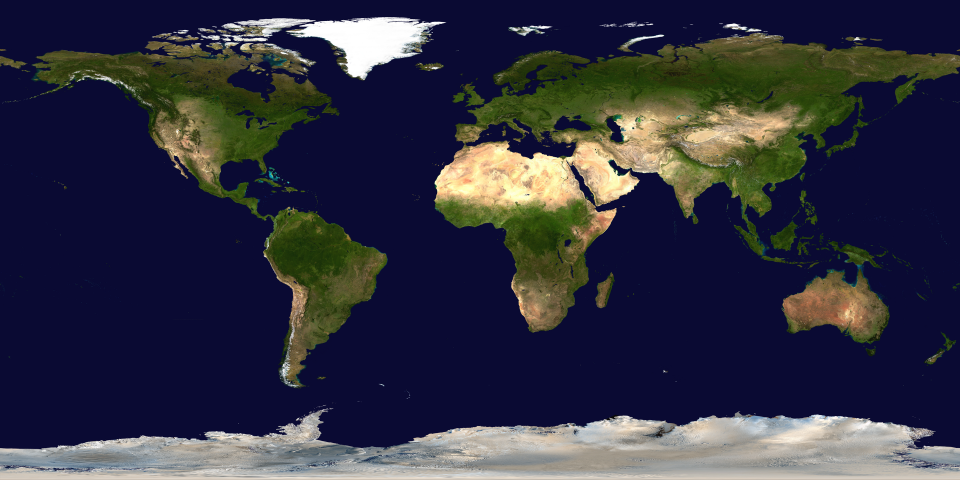
#> input picture python/map.png, 2880 x 1440 px (shown at 1/3 size)
$ python wip.py
#> lines starting #> are read from the running program, lines starting #| are printed output that depends on the picture
from PIL import Image


def crop_equirectangular_map(image_path, left_lon, right_lon, top_lat, bottom_lat, output_path, new_size=(320, 240)):
    """
    Crop an Equirectangular projection map based on provided lat/lon bounds and resize it to the new size.

    :param image_path: Path to the full Equirectangular map image.
    :param left_lon: The leftmost longitude for cropping.
    :param right_lon: The rightmost longitude for cropping.
    :param top_lat: The topmost latitude for cropping.
    :param bottom_lat: The bottommost latitude for cropping.
    :param output_path: Path where the cropped and resized image will be saved.
    :param new_size: The desired size for the cropped image, default is (320, 240).
    :return: None
    """
#> called with image_path = 'map.png', left_lon = -12.71, right_lon = 52.8, top_lat = 71.7, bottom_lat = 34.8, output_path = 'crop.png', new_size = (320, 240)

    # Load the full Equirectangular map
    img = Image.open(image_path)
#> img is the input picture: PIL image 2880x1440 RGB; mean R, G, B 49.4, 49.7, 65.4

    # Image dimensions
    img_width, img_height = img.size
#> img_width = 2880; img_height = 1440

    # Map longitude (-180 to 180) to the image width (0 to img_width)
    lon_width_ratio = img_width / 360.0
#> lon_width_ratio = 8

    # Map latitude (-90 to 90) to the image height (0 to img_height)
    lat_height_ratio = img_height / 180.0
#> lat_height_ratio = 8

    # Calculate the pixel bounds for cropping
    left = int((left_lon + 180) * lon_width_ratio)
#> left = 1338
    right = int((right_lon + 180) * lon_width_ratio)
#> right = 1862
    top = int((90 - top_lat) * lat_height_ratio)
#> top = 146
    bottom = int((90 - bottom_lat) * lat_height_ratio)
#> bottom = 441

    # Crop the image
    cropped_img = img.crop((left, top, right, bottom))
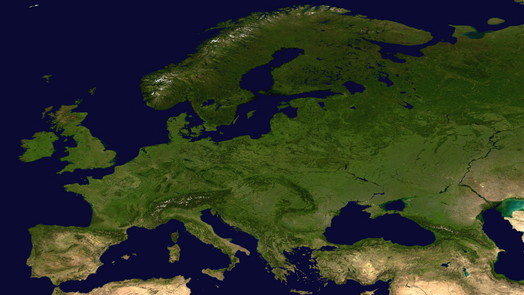
#> cropped_img: PIL image 524x295 RGB; mean R, G, B 44.9, 52.3, 38.4

    # Resize the cropped image
    cropped_img_resized = cropped_img.resize(new_size)
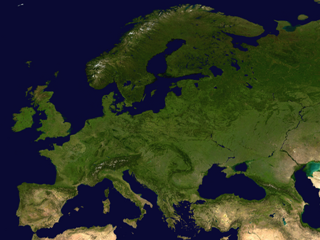
#> cropped_img_resized: PIL image 320x240 RGB; mean R, G, B 44.9, 52.3, 38.4

    # Save the cropped and resized image
    cropped_img_resized.save(output_path)

    print(f"Cropped and resized image saved to: {output_path}")
    cropped_img_resized.show()


# Function to get user input for cropping
def get_user_input_and_crop():
    #img = Image.open("map.png")

    # Ask for the path to the map image
    #image_path = input("Enter the path to the full Equirectangular map image (e.g., 'map.png'): ")

    left_lon = -12.71
    right_lon = 52.8
    bottom_lat = 34.8
    top_lat =71.7

    '''
    N: 71.7
    S : 34.8
    W: -12.71
    E: 52.8


    # Ask for cropping bounds (longitude and latitude)
    left_lon = float(input("Enter the leftmost longitude for cropping (e.g., -25 for 25°W): "))
    right_lon = float(input("Enter the rightmost longitude for cropping (e.g., 45 for 45°E): "))
    top_lat = float(input("Enter the topmost latitude for cropping (e.g., 71 for 71°N): "))
    bottom_lat = float(input("Enter the bottommost latitude for cropping (e.g., 36 for 36°N): "))

    # Ask for the output file path
    output_path = input("Enter the path to save the cropped and resized image (e.g., 'cropped_map.png'): ")
    '''
    output_path ="crop.png"
    # Call the cropping function with user inputs
    crop_equirectangular_map("map.png", left_lon, right_lon, top_lat, bottom_lat, output_path)


# Run the interactive input function
get_user_input_and_crop()
